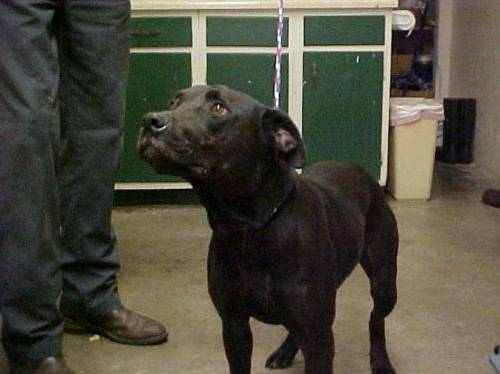
#> input picture datasets/dog.12495.jpg, 500 x 374 px
$ jupyter execute --allow-errors 'day 1. -subplots,stem,step. and. images.ipynb'
#> lines starting #> are read from the running program, lines starting #| are printed output that depends on the picture
[cell 1]
import numpy as np
from matplotlib import pyplot as plt

## Working with images

[cell 2]
img1=np.random.randint(0,255,(10,10))

[cell 3]
img1

[cell 4]
plt.imshow(img1)

[cell 5]
plt.imshow(img1)
plt.axis("off");

[cell 6]
img_3_chanels=np.random.randint(0,255,(10,10,3))

[cell 7]
img_3_chanels

[cell 8]
plt.imshow(img_3_chanels)
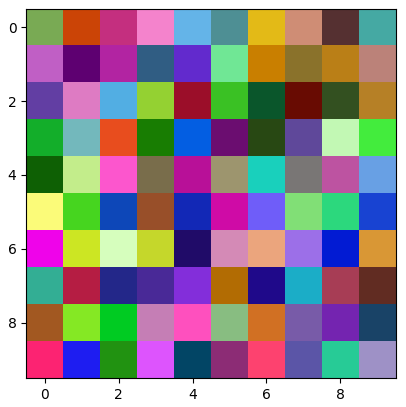
#> figure drawn by matplotlib, 1 panel

[cell 9]
import PIL

[cell 10]
myDog=PIL.Image.open("../../datasets/dog.12495.jpg")
#> myDog is the input picture: PIL image 500x374 RGB; mean R, G, B 76.2, 74.2, 61.2

[cell 11]
myDog

[cell 12]
myDog_arr=np.asarray(myDog)

[cell 13]
myDog_arr

[cell 14]
myDog_arr.shape
#> Out = (374, 500, 3)

[cell 15]
plt.imshow(myDog_arr)

[cell 16]
myDog_resize=myDog.resize((180,180))
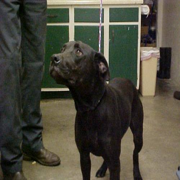
#> myDog_resize: PIL image 180x180 RGB; mean R, G, B 76.2, 74.2, 61.2

[cell 17]
myDog_resize

#> (a cell that did not finish here is left out)

[cell 19]
np.asarray(myDog_resize).shape
#> Out = (180, 180, 3)

[cell 20]
image_np_resized=np.asarray(myDog_resize)

[cell 21]
image_np_resized

[cell 22]
plt.imshow(image_np_resized)
plt.axis("off")
plt.savefig("MYDOG.PNG")

[cell 23]
myCat=PIL.Image.open("../../datasets/cat.5386.jpg")
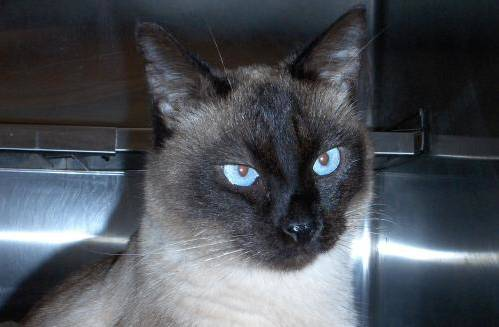
#> input picture datasets/cat.5386.jpg, 499 x 327 px
#> myCat is the input picture: PIL image 499x327 RGB; mean R, G, B 75.2, 79.7, 86.4

[cell 24]
myCat

[cell 25]
np.asarray(myCat).shape
#> Out = (327, 499, 3)

[cell 26]
myCat_resized=myCat.resize((180,180))
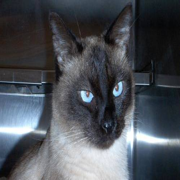
#> myCat_resized: PIL image 180x180 RGB; mean R, G, B 75.2, 79.7, 86.4

[cell 27]
myCat_resized_np=np.asarray(myCat_resized)

[cell 28]
myCat_resized_np.shape
#> Out = (180, 180, 3)

[cell 29]
myDog_arr.shape
#> Out = (374, 500, 3)

[cell 30]
plt.imshow(myCat_resized_np)

[cell 31]
myCat_resized_np[:,:,0:2].shape

[cell 32]
plt.imshow(myCat_resized_np[:,:,0])

[cell 33]
plt.imshow(myCat_resized_np[:,:,1])

[cell 34]
plt.imshow(myCat_resized_np[:,:,2])
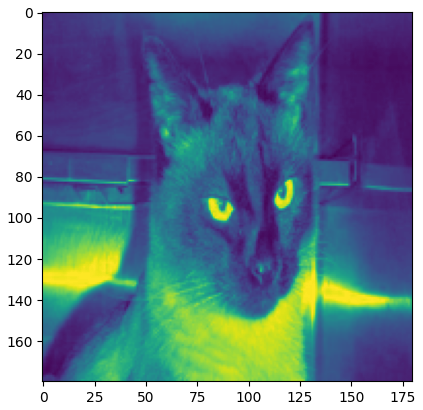
#> figure drawn by matplotlib, 1 panel

[cell 35]
myDog_resized_np=np.asarray(myDog_resize)

[cell 36]
myDog_resized_np.shape

[cell 37]
myImage=myCat_resized_np+myDog_resized_np
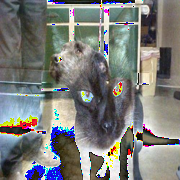
#> myImage: shape (180, 180, 3); mean R, G, B 123.1, 124.7, 121.5

[cell 38]
myImage.shape

[cell 39]
plt.imshow(myImage)

[cell 40]
myImage.max()
#> Out = 255

[cell 41]
myCat_resized_np

## stem plot and Step Plots

[cell 42]
ages=np.random.randint(10,200,20)

[cell 43]
n=[]
for i in range(1,21):
    n.append(str(i))

[cell 44]
n

[cell 45]
plt.stem(n,ages)
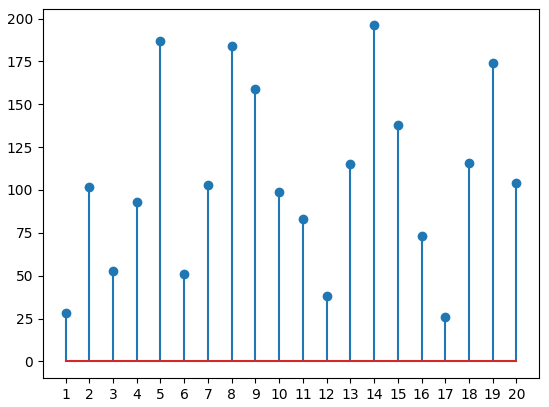
#> figure drawn by matplotlib, 1 panel; curve peaks at x = 13, y = 196

[cell 46]
plt.bar(n,ages)
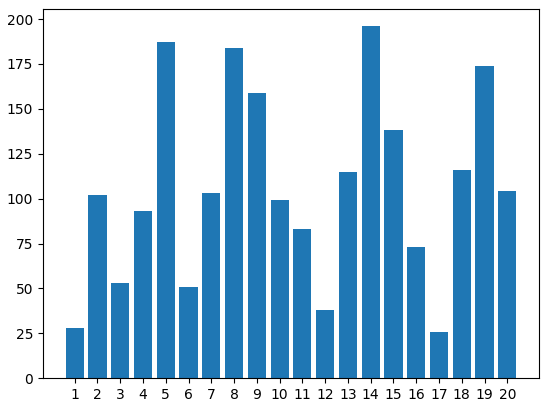
#> figure drawn by matplotlib, 1 panel; tallest bar 196 high, from x = 12.6 to 13.4

[cell 47]
plt.step(n,ages)
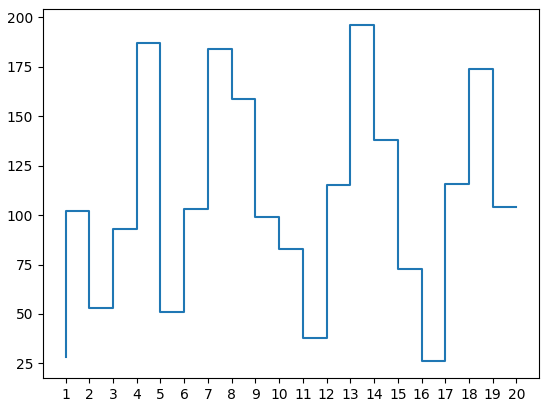
#> figure drawn by matplotlib, 1 panel; curve peaks at x = 14, y = 196

## Subplots

[cell 48]
x=np.linspace(-20,20,1000)

[cell 49]
sine=np.sin(x)
cos = np.cos(x)
plt.plot(x,sine)
plt.plot(x,cos)
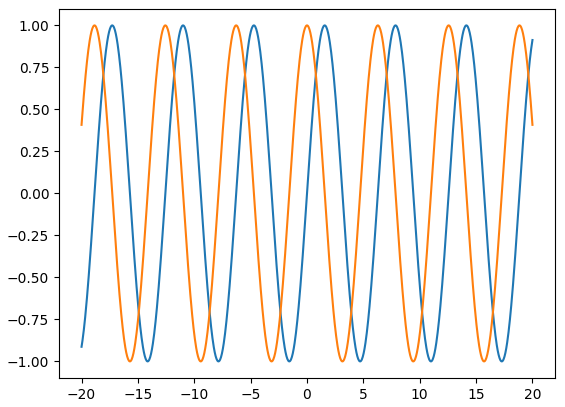
#> figure drawn by matplotlib, 1 panel; curve peaks at x = -17.28, y = 1; curve peaks at x = -18.84, y = 1
